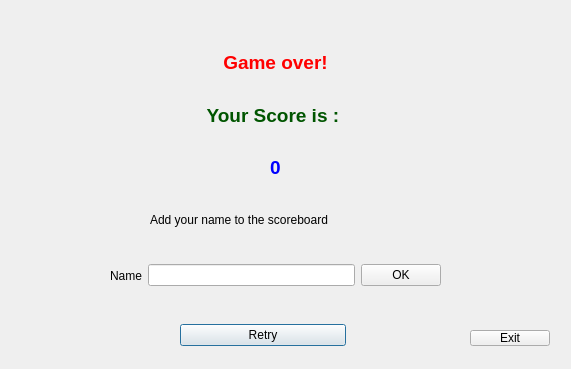
<?xml version="1.0" encoding="UTF-8"?>
<ui version="4.0">
 <class>GameOver</class>
 <widget class="QDialog" name="GameOver">
  <property name="geometry">
   <rect>
    <x>0</x>
    <y>0</y>
    <width>571</width>
    <height>369</height>
   </rect>
  </property>
  <property name="windowTitle">
   <string>Dialog</string>
  </property>
  <widget class="QWidget" name="horizontalLayoutWidget">
   <property name="geometry">
    <rect>
     <x>180</x>
     <y>320</y>
     <width>166</width>
     <height>31</height>
    </rect>
   </property>
   <layout class="QHBoxLayout" name="horizontalLayout">
    <item>
     <widget class="QPushButton" name="retry_btn">
      <property name="text">
       <string>Retry</string>
      </property>
     </widget>
    </item>
   </layout>
  </widget>
  <widget class="QWidget" name="verticalLayoutWidget">
   <property name="geometry">
    <rect>
     <x>110</x>
     <y>40</y>
     <width>331</width>
     <height>151</height>
    </rect>
   </property>
   <layout class="QVBoxLayout" name="verticalLayout">
    <item>
     <widget class="QLabel" name="label">
      <property name="text">
       <string>&lt;html&gt;&lt;head/&gt;&lt;body&gt;&lt;p align=&quot;center&quot;&gt;&lt;span style=&quot; font-size:14pt; font-weight:600; color:#ff0000;&quot;&gt;Game over!&lt;/span&gt;&lt;/p&gt;&lt;/body&gt;&lt;/html&gt;</string>
      </property>
     </widget>
    </item>
    <item>
     <widget class="QLabel" name="label_2">
      <property name="text">
       <string>&lt;html&gt;&lt;head/&gt;&lt;body&gt;&lt;p align=&quot;center&quot;&gt;&lt;span style=&quot; font-size:14pt; font-weight:600; color:#005500;&quot;&gt;Your Score is : &lt;/span&gt;&lt;/p&gt;&lt;/body&gt;&lt;/html&gt;</string>
      </property>
     </widget>
    </item>
    <item>
     <widget class="QLabel" name="score_Label">
      <property name="text">
       <string>&lt;html&gt;&lt;head/&gt;&lt;body&gt;&lt;p align=&quot;center&quot;&gt;&lt;span style=&quot; font-size:14pt; font-weight:600; color:#0000ff;&quot;&gt;0&lt;/span&gt;&lt;/p&gt;&lt;/body&gt;&lt;/html&gt;</string>
      </property>
     </widget>
    </item>
   </layout>
  </widget>
  <widget class="QWidget" name="horizontalLayoutWidget_2">
   <property name="geometry">
    <rect>
     <x>110</x>
     <y>240</y>
     <width>331</width>
     <height>71</height>
    </rect>
   </property>
   <layout class="QHBoxLayout" name="horizontalLayout_2">
    <item>
     <widget class="QLabel" name="label_3">
      <property name="text">
       <string>Name</string>
      </property>
     </widget>
    </item>
    <item>
     <widget class="QLineEdit" name="nameOfPlayer"/>
    </item>
    <item>
     <widget class="QPushButton" name="AddToscoreBoard">
      <property name="text">
       <string>OK</string>
      </property>
     </widget>
    </item>
   </layout>
  </widget>
  <widget class="QLabel" name="label_4">
   <property name="geometry">
    <rect>
     <x>150</x>
     <y>210</y>
     <width>231</width>
     <height>20</height>
    </rect>
   </property>
   <property name="text">
    <string>Add your name to the scoreboard</string>
   </property>
  </widget>
  <widget class="QPushButton" name="exit_game_Btn">
   <property name="geometry">
    <rect>
     <x>470</x>
     <y>330</y>
     <width>80</width>
     <height>16</height>
    </rect>
   </property>
   <property name="text">
    <string>Exit</string>
   </property>
  </widget>
 </widget>
 <resources/>
 <connections/>
</ui>
